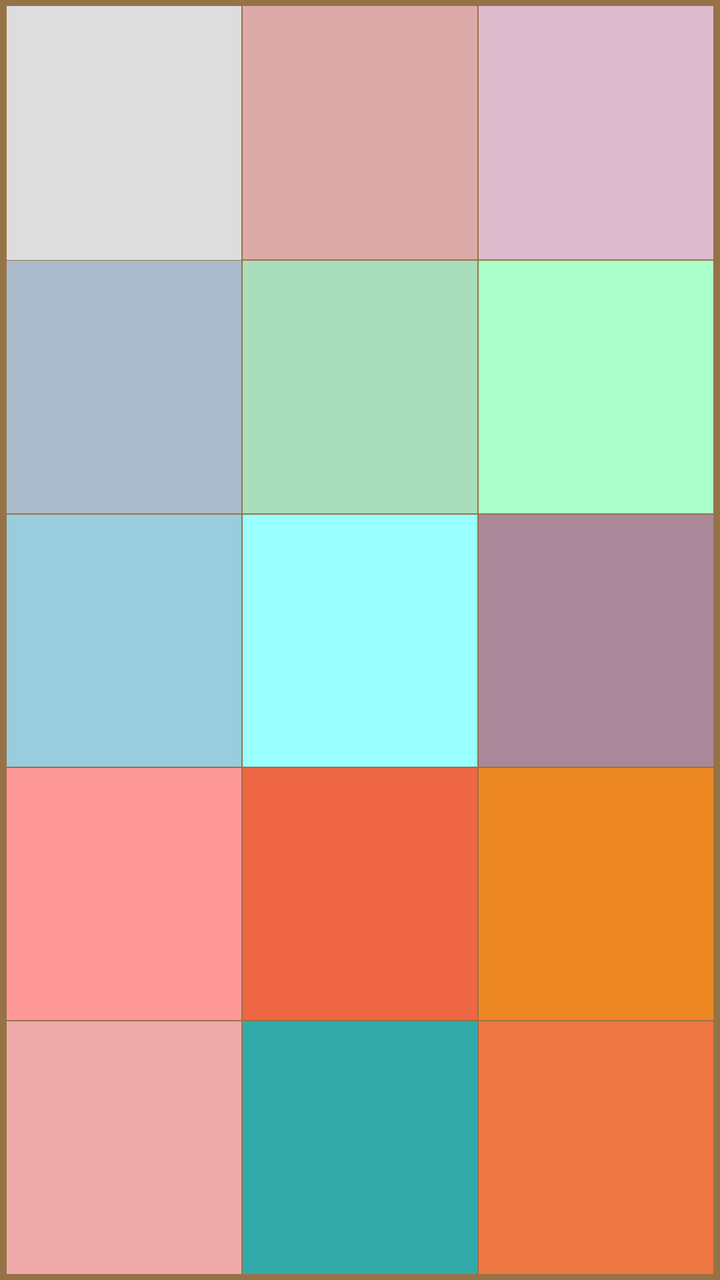
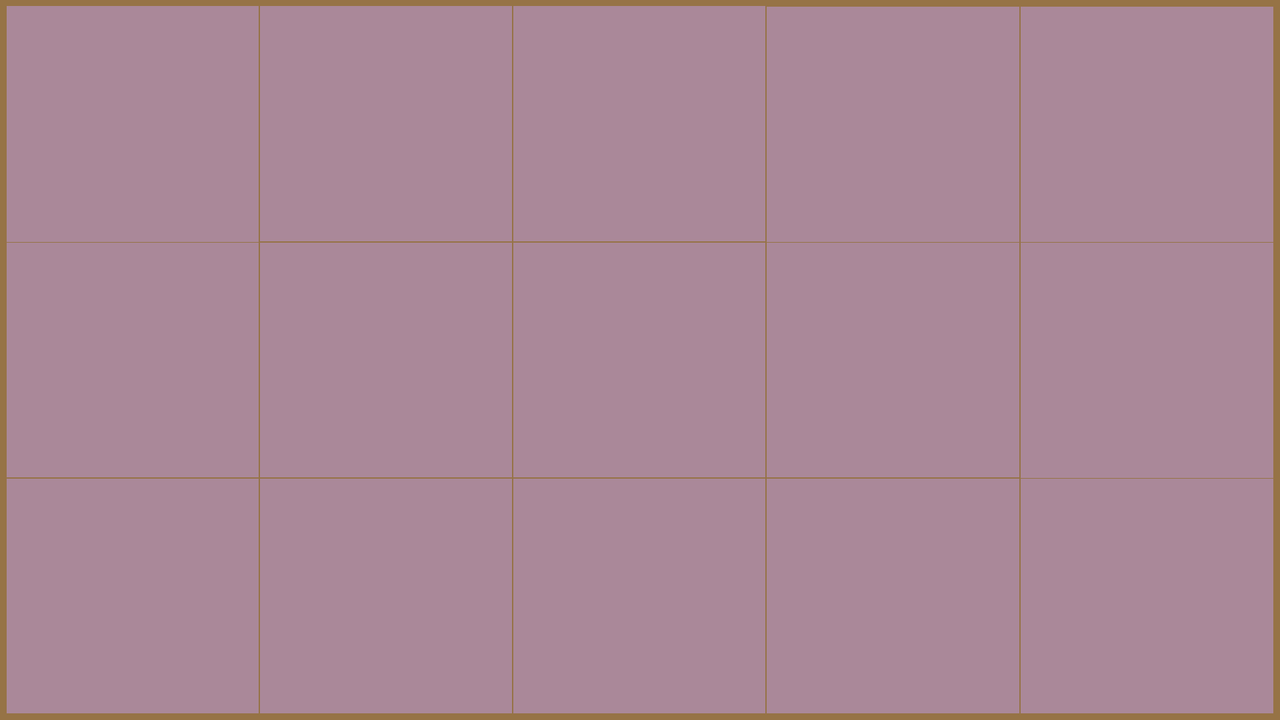

Compare how this app lays out the same screen by default and in its alternative resource folder. The renders come first, then the two layout files and the values they reference.
<!-- AndroidManifest.xml: application theme AppTheme -->
<!-- res/layout/activity_main.xml -->
<?xml version="1.0" encoding="utf-8"?>
<android.support.constraint.ConstraintLayout xmlns:android="http://schemas.android.com/apk/res/android"
    xmlns:tools="http://schemas.android.com/tools"
    android:layout_width="match_parent"
    android:layout_height="match_parent"
    android:background="#967346"
    tools:context=".MainActivity">

    <TableLayout
        android:layout_width="match_parent"
        android:layout_height="match_parent"
        android:background="#967346"
        android:padding="3dp">

        <TableRow
            android:id="@+id/row_1"
            android:layout_width="match_parent"
            android:layout_height="match_parent"
            android:layout_weight="1"
            android:orientation="horizontal"
            android:visibility="visible"
            tools:visibility="visible">

            <FrameLayout
                android:layout_width="match_parent"
                android:layout_height="match_parent"
                android:layout_weight="1"
                android:paddingStart="1px"
                android:paddingEnd="1px">

                <View
                    android:id="@+id/cell_1_1"
                    android:layout_width="wrap_content"
                    android:layout_height="wrap_content"
                    android:layout_weight="1"
                    android:background="#DDD"
                    android:onClick="showInfo"
                    android:saveEnabled="false" />
            </FrameLayout>

            <FrameLayout
                android:layout_width="match_parent"
                android:layout_height="match_parent"
                android:layout_weight="1"
                android:paddingStart="1px"
                android:paddingEnd="1px"
                android:paddingBottom="1px">

                <View
                    android:id="@+id/cell_1_2"
                    android:layout_width="wrap_content"
                    android:layout_height="wrap_content"
                    android:layout_weight="1"
                    android:background="#DAA"
                    android:onClick="showInfo"
                    android:saveEnabled="false" />
            </FrameLayout>

            <FrameLayout
                android:layout_width="match_parent"
                android:layout_height="match_parent"
                android:layout_weight="1"
                android:paddingStart="1px"
                android:paddingEnd="1px"
                android:paddingBottom="1px">

                <View
                    android:id="@+id/cell_1_3"
                    android:layout_width="wrap_content"
                    android:layout_height="wrap_content"
                    android:layout_weight="1"
                    android:background="#DBC"
                    android:onClick="showInfo"
                    android:saveEnabled="false" />
            </FrameLayout>

        </TableRow>

        <TableRow
            android:id="@+id/row_2"
            android:layout_width="wrap_content"
            android:layout_height="wrap_content"
            android:layout_weight="1"
            android:orientation="horizontal"
            android:visibility="visible"
            tools:visibility="visible">

            <FrameLayout
                android:layout_width="match_parent"
                android:layout_height="match_parent"
                android:layout_weight="1"
                android:paddingStart="1px"
                android:paddingTop="1px"
                android:paddingEnd="1px"
                android:paddingBottom="1px">

                <View
                    android:id="@+id/cell_2_1"
                    android:layout_width="wrap_content"
                    android:layout_height="wrap_content"
                    android:layout_weight="1"
                    android:background="#ABC"
                    android:onClick="showInfo"
                    android:saveEnabled="false" />
            </FrameLayout>

            <FrameLayout
                android:layout_width="match_parent"
                android:layout_height="match_parent"
                android:layout_weight="1"
                android:paddingStart="1px"
                android:paddingTop="1px"
                android:paddingEnd="1px"
                android:paddingBottom="1px">

                <View
                    android:id="@+id/cell_2_2"
                    android:layout_width="wrap_content"
                    android:layout_height="wrap_content"
                    android:layout_weight="1"
                    android:background="#ADB"
                    android:onClick="showInfo"
                    android:saveEnabled="false" />
            </FrameLayout>

            <FrameLayout
                android:layout_width="match_parent"
                android:layout_height="match_parent"
                android:layout_weight="1"
                android:paddingStart="1px"
                android:paddingTop="1px"
                android:paddingEnd="1px"
                android:paddingBottom="1px">

                <View
                    android:id="@+id/cell_2_3"
                    android:layout_width="wrap_content"
                    android:layout_height="wrap_content"
                    android:layout_weight="1"
                    android:background="#AFC"
                    android:onClick="showInfo"
                    android:saveEnabled="false" />
            </FrameLayout>

        </TableRow>

        <TableRow
            android:id="@+id/row_3"
            android:layout_width="wrap_content"
            android:layout_height="wrap_content"
            android:layout_weight="1"
            android:orientation="horizontal"
            android:visibility="visible"
            tools:visibility="visible">

            <FrameLayout
                android:layout_width="match_parent"
                android:layout_height="match_parent"
                android:layout_weight="1"
                android:paddingStart="1px"
                android:paddingTop="1px"
                android:paddingEnd="1px"
                android:paddingBottom="1px">

                <View
                    android:id="@+id/cell_3_1"
                    android:layout_width="wrap_content"
                    android:layout_height="wrap_content"
                    android:layout_weight="1"
                    android:background="#9CD"
                    android:onClick="showInfo"
                    android:saveEnabled="false" />
            </FrameLayout>

            <FrameLayout
                android:layout_width="match_parent"
                android:layout_height="match_parent"
                android:layout_weight="1"
                android:paddingStart="1px"
                android:paddingTop="1px"
                android:paddingEnd="1px"
                android:paddingBottom="1px">

                <View
                    android:id="@+id/cell_3_2"
                    android:layout_width="wrap_content"
                    android:layout_height="wrap_content"
                    android:layout_weight="1"
                    android:background="#9FF"
                    android:onClick="showInfo"
                    android:saveEnabled="false" />
            </FrameLayout>

            <FrameLayout
                android:layout_width="match_parent"
                android:layout_height="match_parent"
                android:layout_weight="1"
                android:paddingStart="1px"
                android:paddingTop="1px"
                android:paddingEnd="1px"
                android:paddingBottom="1px">

                <View
                    android:id="@+id/cell_3_3"
                    android:layout_width="wrap_content"
                    android:layout_height="wrap_content"
                    android:layout_weight="1"
                    android:background="#A89"
                    android:onClick="showInfo"
                    android:saveEnabled="false" />
            </FrameLayout>

        </TableRow>

        <TableRow
            android:id="@+id/row_4"
            android:layout_width="wrap_content"
            android:layout_height="wrap_content"
            android:layout_weight="1"
            android:orientation="horizontal"
            android:visibility="visible"
            tools:visibility="visible">

            <FrameLayout
                android:layout_width="match_parent"
                android:layout_height="match_parent"
                android:layout_weight="1"
                android:paddingStart="1px"
                android:paddingTop="1px"
                android:paddingEnd="1px"
                android:paddingBottom="1px">

                <View
                    android:id="@+id/cell_4_1"
                    android:layout_width="wrap_content"
                    android:layout_height="wrap_content"
                    android:layout_weight="1"
                    android:background="#F99"
                    android:onClick="showInfo"
                    android:saveEnabled="false" />
            </FrameLayout>

            <FrameLayout
                android:layout_width="match_parent"
                android:layout_height="match_parent"
                android:layout_weight="1"
                android:paddingStart="1px"
                android:paddingTop="1px"
                android:paddingEnd="1px"
                android:paddingBottom="1px">

                <View
                    android:id="@+id/cell_4_2"
                    android:layout_width="wrap_content"
                    android:layout_height="wrap_content"
                    android:layout_weight="1"
                    android:background="#E64"
                    android:onClick="showInfo"
                    android:saveEnabled="false" />
            </FrameLayout>

            <FrameLayout
                android:layout_width="match_parent"
                android:layout_height="match_parent"
                android:layout_weight="1"
                android:paddingStart="1px"
                android:paddingTop="1px"
                android:paddingEnd="1px"
                android:paddingBottom="1px">

                <View
                    android:id="@+id/cell_4_3"
                    android:layout_width="wrap_content"
                    android:layout_height="wrap_content"
                    android:layout_weight="1"
                    android:background="#E82"
                    android:onClick="showInfo"
                    android:saveEnabled="false" />
            </FrameLayout>

        </TableRow>

        <TableRow
            android:id="@+id/row_5"
            android:layout_width="wrap_content"
            android:layout_height="wrap_content"
            android:layout_weight="1"
            android:orientation="horizontal"
            android:visibility="visible"
            tools:visibility="visible">

            <FrameLayout
                android:layout_width="match_parent"
                android:layout_height="match_parent"
                android:layout_weight="1"
                android:paddingStart="1px"
                android:paddingTop="1px"
                android:paddingEnd="1px">

                <View
                    android:id="@+id/cell_5_1"
                    android:layout_width="wrap_content"
                    android:layout_height="wrap_content"
                    android:layout_weight="1"
                    android:background="#EAA"
                    android:onClick="showInfo"
                    android:saveEnabled="false" />
            </FrameLayout>

            <FrameLayout
                android:layout_width="match_parent"
                android:layout_height="match_parent"
                android:layout_weight="1"
                android:paddingStart="1px"
                android:paddingTop="1px"
                android:paddingEnd="1px">

                <View
                    android:id="@+id/cell_5_2"
                    android:layout_width="wrap_content"
                    android:layout_height="wrap_content"
                    android:layout_weight="1"
                    android:background="#3AA"
                    android:onClick="showInfo"
                    android:saveEnabled="false" />
            </FrameLayout>

            <FrameLayout
                android:layout_width="match_parent"
                android:layout_height="match_parent"
                android:layout_weight="1"
                android:paddingStart="1px"
                android:paddingTop="1px"
                android:paddingEnd="1px">

                <View
                    android:id="@+id/cell_5_3"
                    android:layout_width="wrap_content"
                    android:layout_height="wrap_content"
                    android:layout_weight="1"
                    android:background="#E74"
                    android:onClick="showInfo"
                    android:saveEnabled="false" />
            </FrameLayout>

        </TableRow>

    </TableLayout>

</android.support.constraint.ConstraintLayout>
<!-- resources referenced by this layout -->
<resources>
  <style name="AppTheme" parent="Theme.AppCompat.Light.DarkActionBar">
          
          <item name="colorPrimary">@color/colorPrimary</item>
          <item name="colorPrimaryDark">@color/colorPrimaryDark</item>
          <item name="colorAccent">@color/colorAccent</item>
          <item name="android:statusBarColor">@color/colorFrame</item>
      </style>
  <color name="colorPrimary">#008577</color>
  <color name="colorPrimaryDark">#00574B</color>
  <color name="colorAccent">#D81B60</color>
  <color name="colorFrame">#967346</color>
</resources>
<!-- res/layout-land/activity_main.xml (the repository's variant of the layout above) -->
<!-- drawn on the phone turned sideways -->
<?xml version="1.0" encoding="utf-8"?>
<android.support.constraint.ConstraintLayout
    xmlns:android="http://schemas.android.com/apk/res/android"
    xmlns:tools="http://schemas.android.com/tools"
    android:layout_width="match_parent"
    android:layout_height="match_parent">

    <TableLayout
        android:layout_width="match_parent"
        android:layout_height="match_parent"
        android:background="#967346"
        android:padding="3dp">

        <TableRow
            android:id="@+id/row_1"
            android:layout_width="match_parent"
            android:layout_height="match_parent"
            android:layout_weight="1"
            android:orientation="horizontal"
            android:visibility="visible"
            tools:visibility="visible">

            <FrameLayout
                android:layout_width="match_parent"
                android:layout_height="match_parent"
                android:layout_weight="1"
                android:paddingStart="1px"
                android:paddingEnd="1px">

                <View
                    android:id="@+id/cell_h_1_1"
                    android:layout_width="wrap_content"
                    android:layout_height="wrap_content"
                    android:layout_weight="1"
                    android:background="#A89"
                    android:onClick="showInfo"
                    android:saveEnabled="false" />

            </FrameLayout>

            <FrameLayout
                android:layout_width="match_parent"
                android:layout_height="match_parent"
                android:layout_weight="1"
                android:paddingStart="1px"
                android:paddingEnd="1px"
                android:paddingBottom="1px">

                <View
                    android:id="@+id/cell_h_1_2"
                    android:layout_width="wrap_content"
                    android:layout_height="wrap_content"
                    android:layout_weight="1"
                    android:background="#A89"
                    android:onClick="showInfo"
                    android:saveEnabled="false" />
            </FrameLayout>

            <FrameLayout
                android:layout_width="match_parent"
                android:layout_height="match_parent"
                android:layout_weight="1"
                android:paddingStart="1px"
                android:paddingEnd="1px"
                android:paddingBottom="1px">

                <View
                    android:id="@+id/cell_h_1_3"
                    android:layout_width="wrap_content"
                    android:layout_height="wrap_content"
                    android:layout_weight="1"
                    android:background="#A89"
                    android:onClick="showInfo"
                    android:saveEnabled="false" />
            </FrameLayout>

            <FrameLayout
                android:layout_width="match_parent"
                android:layout_height="match_parent"
                android:layout_weight="1"
                android:paddingStart="1px"
                android:paddingTop="1px"
                android:paddingEnd="1px">

                <View
                    android:id="@+id/cell_h_1_4"
                    android:layout_width="wrap_content"
                    android:layout_height="wrap_content"
                    android:layout_weight="1"
                    android:background="#A89"
                    android:onClick="showInfo"
                    android:saveEnabled="false" />
            </FrameLayout>

            <FrameLayout
                android:layout_width="match_parent"
                android:layout_height="match_parent"
                android:layout_weight="1"
                android:paddingStart="1px"
                android:paddingTop="1px"
                android:paddingEnd="1px">

                <View
                    android:id="@+id/cell_h_1_5"
                    android:layout_width="wrap_content"
                    android:layout_height="wrap_content"
                    android:layout_weight="1"
                    android:background="#A89"
                    android:onClick="showInfo"
                    android:saveEnabled="false" />
            </FrameLayout>

        </TableRow>

        <TableRow
            android:id="@+id/row_2"
            android:layout_width="wrap_content"
            android:layout_height="wrap_content"
            android:layout_weight="1"
            android:orientation="horizontal"
            android:visibility="visible"
            tools:visibility="visible">

            <FrameLayout
                android:layout_width="match_parent"
                android:layout_height="match_parent"
                android:layout_weight="1"
                android:paddingStart="1px"
                android:paddingTop="1px"
                android:paddingEnd="1px"
                android:paddingBottom="1px">

                <View
                    android:id="@+id/cell_h_2_1"
                    android:layout_width="wrap_content"
                    android:layout_height="wrap_content"
                    android:layout_weight="1"
                    android:background="#A89"
                    android:onClick="showInfo"
                    android:saveEnabled="false" />
            </FrameLayout>

            <FrameLayout
                android:layout_width="match_parent"
                android:layout_height="match_parent"
                android:layout_weight="1"
                android:paddingStart="1px"
                android:paddingTop="1px"
                android:paddingEnd="1px"
                android:paddingBottom="1px">

                <View
                    android:id="@+id/cell_h_2_2"
                    android:layout_width="wrap_content"
                    android:layout_height="wrap_content"
                    android:layout_weight="1"
                    android:background="#A89"
                    android:onClick="showInfo"
                    android:saveEnabled="false" />

            </FrameLayout>

            <FrameLayout
                android:layout_width="match_parent"
                android:layout_height="match_parent"
                android:layout_weight="1"
                android:paddingStart="1px"
                android:paddingTop="1px"
                android:paddingEnd="1px"
                android:paddingBottom="1px">

                <View
                    android:id="@+id/cell_h_2_3"
                    android:layout_width="wrap_content"
                    android:layout_height="wrap_content"
                    android:layout_weight="1"
                    android:background="#A89"
                    android:onClick="showInfo"
                    android:saveEnabled="false" />
            </FrameLayout>

            <FrameLayout
                android:layout_width="match_parent"
                android:layout_height="match_parent"
                android:layout_weight="1"
                android:paddingStart="1px"
                android:paddingTop="1px"
                android:paddingEnd="1px"
                android:paddingBottom="1px">

                <View
                    android:id="@+id/cell_h_2_4"
                    android:layout_width="wrap_content"
                    android:layout_height="wrap_content"
                    android:layout_weight="1"
                    android:background="#A89"
                    android:onClick="showInfo"
                    android:saveEnabled="false" />
            </FrameLayout>

            <FrameLayout
                android:layout_width="match_parent"
                android:layout_height="match_parent"
                android:layout_weight="1"
                android:paddingStart="1px"
                android:paddingTop="1px"
                android:paddingEnd="1px">

                <View
                    android:id="@+id/cell_h_2_5"
                    android:layout_width="wrap_content"
                    android:layout_height="wrap_content"
                    android:layout_weight="1"
                    android:background="#A89"
                    android:onClick="showInfo"
                    android:saveEnabled="false" />
            </FrameLayout>

        </TableRow>

        <TableRow
            android:id="@+id/row_3"
            android:layout_width="wrap_content"
            android:layout_height="wrap_content"
            android:layout_weight="1"
            android:orientation="horizontal"
            android:visibility="visible"
            tools:visibility="visible">

            <FrameLayout
                android:layout_width="match_parent"
                android:layout_height="match_parent"
                android:layout_weight="1"
                android:paddingStart="1px"
                android:paddingTop="1px"
                android:paddingEnd="1px"
                android:paddingBottom="1px">

                <View
                    android:id="@+id/cell_h_3_1"
                    android:layout_width="wrap_content"
                    android:layout_height="wrap_content"
                    android:layout_weight="1"
                    android:background="#A89"
                    android:onClick="showInfo"
                    android:saveEnabled="false" />
            </FrameLayout>

            <FrameLayout
                android:layout_width="match_parent"
                android:layout_height="match_parent"
                android:layout_weight="1"
                android:paddingStart="1px"
                android:paddingTop="1px"
                android:paddingEnd="1px"
                android:paddingBottom="1px">

                <View
                    android:id="@+id/cell_h_3_2"
                    android:layout_width="wrap_content"
                    android:layout_height="wrap_content"
                    android:layout_weight="1"
                    android:background="#A89"
                    android:onClick="showInfo"
                    android:saveEnabled="false" />

            </FrameLayout>

            <FrameLayout
                android:layout_width="match_parent"
                android:layout_height="match_parent"
                android:layout_weight="1"
                android:paddingStart="1px"
                android:paddingTop="1px"
                android:paddingEnd="1px"
                android:paddingBottom="1px">

                <View
                    android:id="@+id/cell_h_3_3"
                    android:layout_width="wrap_content"
                    android:layout_height="wrap_content"
                    android:layout_weight="1"
                    android:background="#A89"
                    android:onClick="showInfo"
                    android:saveEnabled="false" />
            </FrameLayout>

            <FrameLayout
                android:layout_width="match_parent"
                android:layout_height="match_parent"
                android:layout_weight="1"
                android:paddingStart="1px"
                android:paddingTop="1px"
                android:paddingEnd="1px"
                android:paddingBottom="1px">

                <View
                    android:id="@+id/cell_h_3_4"
                    android:layout_width="wrap_content"
                    android:layout_height="wrap_content"
                    android:layout_weight="1"
                    android:background="#A89"
                    android:onClick="showInfo"
                    android:saveEnabled="false" />
            </FrameLayout>

            <FrameLayout
                android:layout_width="match_parent"
                android:layout_height="match_parent"
                android:layout_weight="1"
                android:paddingStart="1px"
                android:paddingTop="1px"
                android:paddingEnd="1px"
                android:paddingBottom="1px">

                <View
                    android:id="@+id/cell_h_3_5"
                    android:layout_width="wrap_content"
                    android:layout_height="wrap_content"
                    android:layout_weight="1"
                    android:background="#A89"
                    android:onClick="showInfo"
                    android:saveEnabled="false" />
            </FrameLayout>

        </TableRow>

    </TableLayout>
</android.support.constraint.ConstraintLayout>
